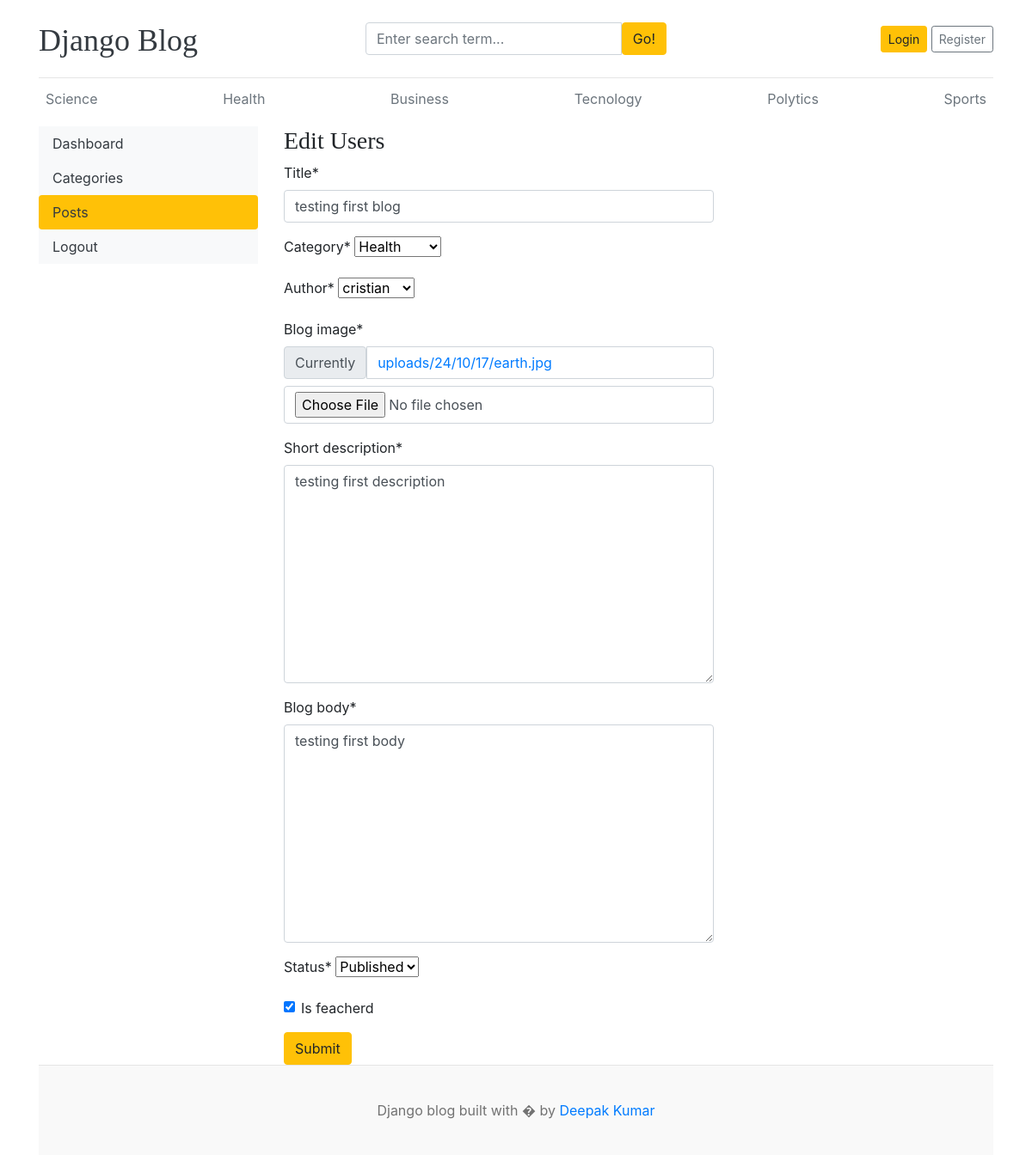
Page /dashboard/posts/edit/1 on the committed database.
### blogs/models.py (models this page shows, shortened)
class Category(models.Model):
  category_name = models.CharField(max_length=50,unique=True)
  created_at = models.DateTimeField(auto_now_add=True)
  updated_at = models.DateTimeField(auto_now=True)
  class Meta:
    verbose_name_plural = 'Categories'
  def __str__(self):
    return self.category_name

class Blogs(models.Model):
  title = models.CharField(max_length=100,unique=True)
  slug = models.SlugField(unique=True, blank=True)
  category = models.ForeignKey(Category,on_delete=models.CASCADE)
  author = models.ForeignKey(User,on_delete=models.CASCADE)
  blog_image = models.ImageField(upload_to='uploads/%y/%m/%d')
  short_description = models.TextField(max_length=1000)
  blog_body = models.TextField(max_length=3000)
  status = models.CharField(max_length=100,choices= STATUS_CHOICE,default='draft')
  is_feacherd = models.BooleanField(default=False)
  created_at = models.DateTimeField(auto_now_add=True)
  updated_at = models.DateTimeField(auto_now=True)
  class Meta:
    verbose_name_plural = "blogs"

### dashboards/views.py (the view, shortened to what this page needs)
# urls.py: path('posts/edit/<int:pk>',views.edit_posts,name="edit_posts"),
def edit_posts(request,pk):
  post = get_object_or_404(Blogs,pk=pk)
  form = BlogPostForm(instance=post)
  context = {
    'form':form,
    'post':post
  }
  return render(request,'dashboard/edit_posts.html',context)

### dashboards/forms.py
class BlogPostForm(forms.ModelForm):
  class Meta:
    model = Blogs
    fields = ('title','category','author','blog_image','short_description','blog_body','status','is_feacherd')

### blogs/context_processors.py (called while the page is built)
def get_categories(request):
  categories = Category.objects.all()
  return dict(categories=categories)

### templates/dashboard/edit_posts.html (shortened to what this page needs)
{% extends "../base/base.html" %}
{% block content %}
  <div class="row">
  {% include './leftsidebar.html' %}
  {% load crispy_forms_tags %}
  <div class="col-md-9">
    <h3>Edit Users</h3>
    <form action="{% url 'edit_posts' post.id %}" method="POST" style="width:500px;" enctype="multipart/form-data">
      {{ form | crispy}}
      <button type="submit" class="btn btn-warning">Submit</button>
    </form>
  </div>
</div>
{% endblock  %}

### templates/base/header.html (shortened to what this page needs)
{% load static %}
<!DOCTYPE html>
<html lang="en">
<head>
    <link href="https://getbootstrap.com/docs/4.0/dist/css/bootstrap.min.css" rel="stylesheet">
    <link href="{% static 'css/blog.css' %}" rel="stylesheet">
    <link rel="stylesheet" href="https://cdnjs.cloudflare.com/ajax/libs/font-awesome/4.7.0/css/font-awesome.min.css"/>
  </head>
<body>
    <div class="container">
      <header class="blog-header py-3">
        <div class="row flex-nowrap justify-content-between align-items-center">
          <div class="col-4 pt-1">
            <a class="blog-header-logo text-dark" href="/">Django Blog</a>
          </div>
          <div class="col-4">
            <form action="{% url 'search' %}" method="GET">
              <div class="input-group">
                        <input class="form-control" name="keyword" type="text" placeholder="Enter search term..." aria-label="Enter search term..." aria-describedby="button-search" />
                        <button type="submit" class="btn btn-warning" id="button-search" type="button">Go!</button>
                    </div>
            </form>
          </div>
          <div class="col-4 d-flex justify-content-end align-items-center">
            {% if not user.is_authenticated %}
            <a class="btn btn-sm btn-warning" href="{% url 'login' %}">Login</a> &nbsp;
            <a class="btn btn-sm btn-outline-secondary" href="{% url 'register' %}">Register</a>
            {% else %}
            {% comment %} <span>You are logged in as {{ user }}</span> &nbsp; {% endcomment %}
            <span><a href="{% url 'dashboard' %}" class="btn btn-warning">Dashboard</a></span> &nbsp;
            <span>
              <a href="{% url 'logout' %}">Logout</a>
            </span>
            {% endif%}
          </div>
        </div>
      </header>
      <div class="nav-scroller py-1 mb-2">
        <nav class="nav d-flex justify-content-between">
          {%for category in categories%}
            <a class="p-2 text-muted" href="{% url 'post_by_category' category.id  %}">{{category.category_name}}</a>
          {%endfor %}
        </nav>
      </div>

### static/css/blog.css (style rules this page uses)
.blog-header { border-bottom: 1px solid #e5e5e5; }
.blog-header-logo { font-family: "Playfair Display", Georgia, "Times New Roman", serif ; font-size: 2.25rem; }
h1, h2, h3, h4, h5, h6 { font-family: "Playfair Display", Georgia, "Times New Roman", serif ; }

### rows in the picture
Category: category_name "Science"
Category: category_name "Health"
Category: category_name "Business"
Category: category_name "Tecnology"
Category: category_name "Polytics"
Category: category_name "Sports"
Blogs: title "testing first blog", category "Health", author "cristian", short_description "testing first description", blog_body "testing first body", status "Published", is_feacherd "☑"
